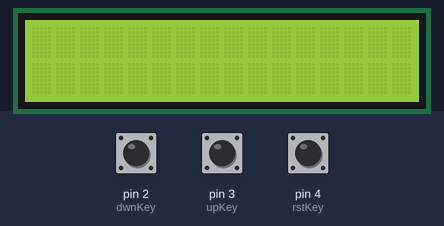
A sketch run on a simulated Arduino Uno, built with avr-gcc and run on an emulated ATmega328P. On the bench: 16×2 character LCD. Inputs (shaded band) come from the test bench; at power-on: pin 2 (dwnKey) HIGH, pin 4 (rstKey) HIGH, pin 3 (upKey) HIGH. Random numbers use the default seed unless the sketch sets one.

Above: at 1.2 s.
1.3 s: pin 2 (dwnKey) pulled LOW for 0.15 s
At 1.7 s:
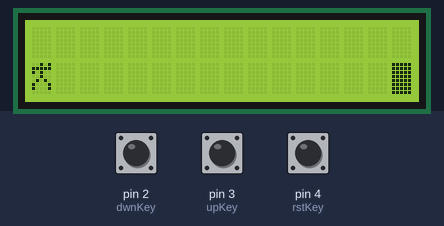
2.0 s: pin 4 (rstKey) pulled LOW for 0.15 s
At 2.3 s:
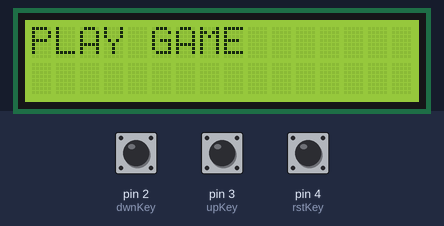
5.1 s: pin 3 (upKey) pulled LOW for 0.15 s
At 5.36 s:
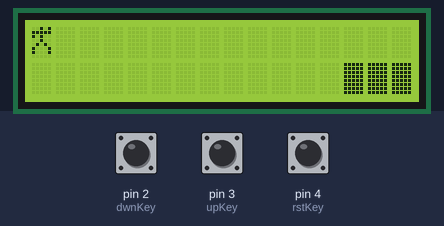
5.8 s: pin 2 (dwnKey) pulled LOW for 1 s
At 6.4 s:
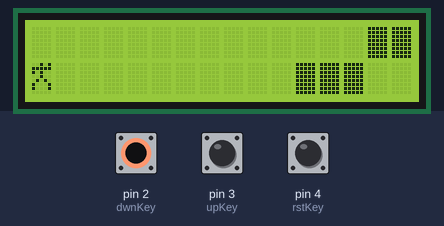
7.4 s: pin 3 (upKey) pulled LOW for 1 s
At 8.0 s:
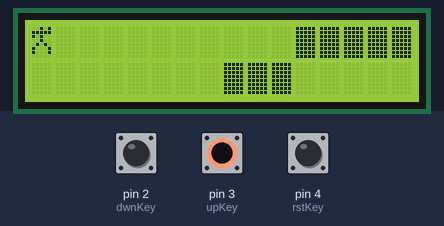
9.0 s: pin 2 (dwnKey) pulled LOW for 0.15 s
At 9.5 s:
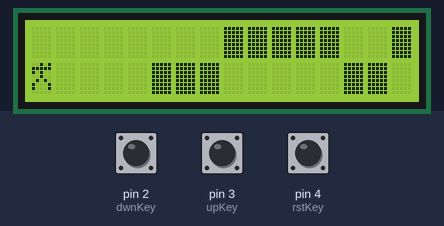
Timing chart, 0 to 12.0 s (numbered marks = the images above; inputs shaded):
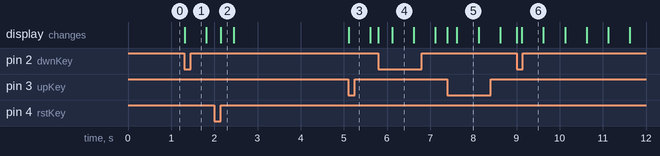

The sketch:

LCD_Game.ino
```cpp
#include<LiquidCrystal.h>
LiquidCrystal lcd(A0, A1, A2, A3, A4, A5);
byte customChar1[] = {B00101, B11111, B10100, B00100, B01010, B10001, B10001, B00000};
byte customChar2[] = {B00100, B10100, B11111, B00101, B01010, B10001, B10001, B00000};
byte customChar3[] = {B11111, B11111, B11111, B11111, B11111, B11111, B11111, B11111};
const byte upKey = 3, dwnKey = 2, rstKey = 4;
void setup() {
  lcd.begin(16, 2);
  // CGRAM
  lcd.createChar(0, customChar1);
  lcd.createChar(1, customChar2);
  lcd.createChar(2, customChar3);

  pinMode(upKey, INPUT_PULLUP);
  pinMode(dwnKey, INPUT_PULLUP);
  pinMode(rstKey, INPUT_PULLUP);

}
int pos = -1;
bool hurdles[2][16] = {
  {0, 0, 0, 0, 0, 0, 0, 0, 0, 0, 0, 0, 0, 0, 0, 0},
  {0, 0, 0, 0, 0, 0, 0, 0, 0, 0, 0, 0, 0, 0, 0, 0}
};
unsigned long start_time = 0;
void loop() {
  if (!digitalRead(upKey)) {
    pos = 0;
  } else if (!digitalRead(dwnKey)) {
    pos = 1;
  } else if (!digitalRead(rstKey)) {
    pos = -1;
  }
  //man/hero movie
  if (pos == 0) {
    lcd.setCursor(0, 0);
    lcd.write(byte(0));
    lcd.setCursor(0, 1);
    lcd.print(" ");
    //delay(1);
  } else if (pos == 1) {
    lcd.setCursor(0, 1);
    lcd.write(byte(0));
    lcd.setCursor(0, 0);
    lcd.print(" ");
    //delay(1);
  } else {
    lcd.print("PLAY GAME");
    delay(5);
    lcd.clear();
  }

  if (pos != -1) {
    if (millis() - start_time > 500) {
      start_time = millis();
      // shift hurdles LCD
      for (int i = 0; i <= 14; i++) {
        for (int j = 0; j <= 1 ; j++) {
         hurdles[j][i] = hurdles[j][i+1];
        }
      }
      // new hurdle
      int p = random(2);// 0, 1
      hurdles[p][15] = true;
      hurdles[1 - p][15] = false;
      // show hurdles
      for (int i = 0; i < 16; i++){
        for (int j = 0; j < 2; j++){
          lcd.setCursor(i ,j);
          if (hurdles[j][i]){
            lcd.write(byte(2));
          }else{
            lcd.print(" ");
          }
        }
      }
    }
  }


}
```

Measured:
- after the input at 1.3 s, the display: first changes at once (image 1 shows a later state)
- what the display in image 4 shows lasts 0.5 s, from 6.1 s to 6.6 s
